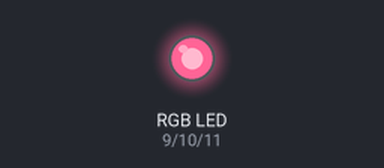
The sketch below on a simulated Arduino Uno, built with avr-gcc and run on an emulated ATmega328P. Parts: an RGB LED mixed from three pins (HIGH = lit). Dim RGB values are drawn brighter than linear.

Above: at 0.05 s.
At 1.5 s:
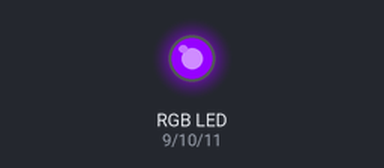
At 3.0 s:
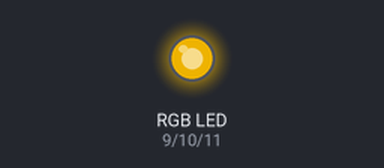
At 3.75 s:
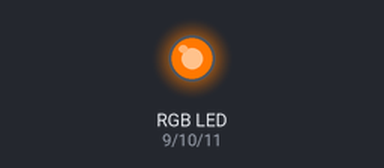
At 4.5 s:
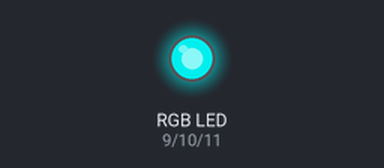
At 6.0 s:
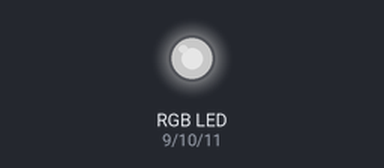
Timing chart, 0 to 7.8 s (numbered marks = the images above):
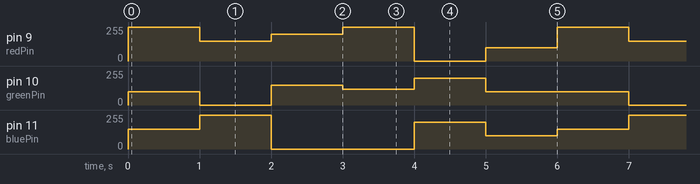

Measured:
- by itself, pin 9 (redPin): repeats every 6.0 s: 150/255 1.0 s, 200/255 1.0 s, 255/255 1.0 s, 0/255 1.0 s, 100/255 1.0 s, 255/255 1.0 s
- by itself, pin 10 (greenPin): repeats every 6.0 s: 0/255 1.0 s, 150/255 1.0 s, 120/255 1.0 s, 200/255 1.0 s, 100/255 2.0 s
- by itself, pin 11 (bluePin): repeats every 6.0 s: 255/255 1.0 s, 0/255 2.0 s, 200/255 1.0 s, 100/255 1.0 s, 150/255 1.0 s

The sketch:

part2_colour_setting.ino
```cpp
// Define RGB LED pins
int redPin = 9;    // Red pin connected to digital pin 9
int greenPin = 10; // Green pin connected to digital pin 10
int bluePin = 11;  // Blue pin connected to digital pin 11

void setup() {
  // Set all RGB pins as OUTPUT mode
  pinMode(redPin, OUTPUT);
  pinMode(greenPin, OUTPUT);
  pinMode(bluePin, OUTPUT);
}

void setColor(int r, int g, int b) {
  analogWrite(redPin, r);    // Set red LED intensity using PWM
  analogWrite(greenPin, g);  // Set green LED intensity using PWM
  analogWrite(bluePin, b);   // Set blue LED intensity using PWM
}

void loop() {
  // Example 1: Pink color
  setColor(255, 100, 150);  // High red, medium green, medium blue
  delay(1000);              // Wait for 1 second

  // Example 2: Purple color
  setColor(150, 0, 255);    // Medium red, no green, high blue
  delay(1000);              // Wait for 1 second

  // Example 3: Dark yellow color
  setColor(200, 150, 0);    // High red, medium green, no blue
  delay(1000);              // Wait for 1 second

  // Example 4: Orange color
  setColor(255, 120, 0);    // Maximum red, medium green, no blue
  delay(1000);              // Wait for 1 second

  // Example 5: Cyan color
  setColor(0, 200, 200);    // No red, high green, high blue
  delay(1000);              // Wait for 1 second

  // Example 6: Light gray color
  setColor(100, 100, 100);  // Equal low intensity for all colors
  delay(1000);              // Wait for 1 second
}
```
